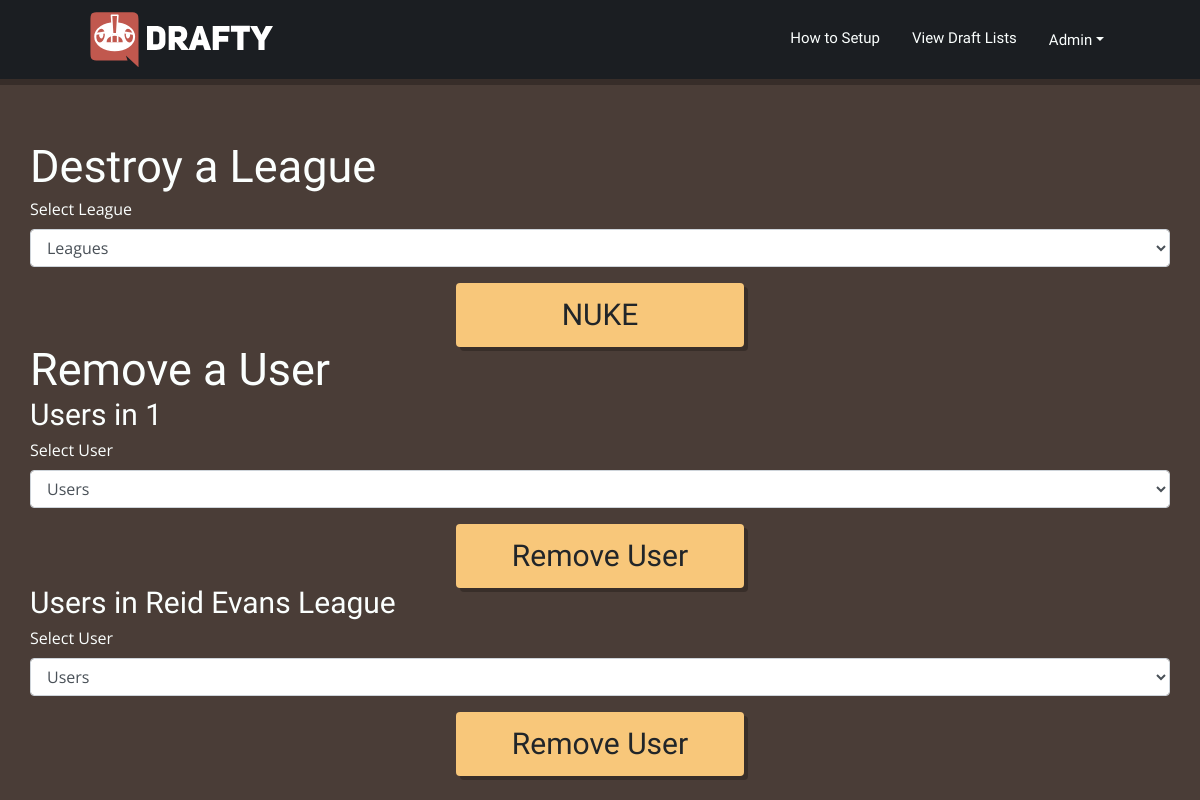
Page /manage_leagues on the earlier database version.
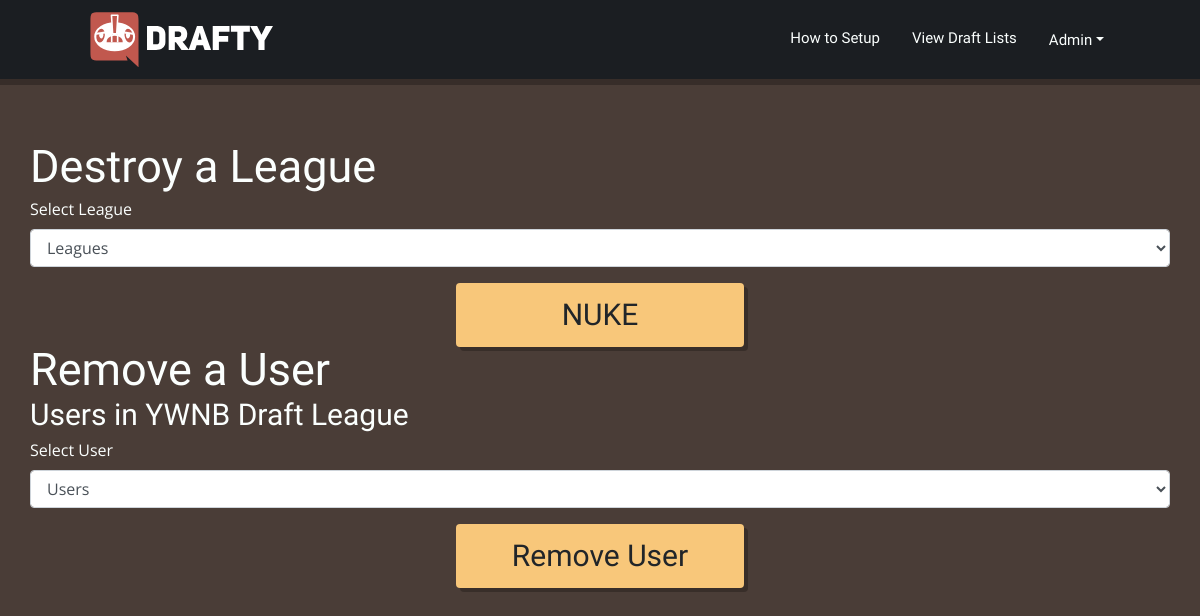
Same page on the later database version.
### db/py/tables.py (models this page shows)
class League(Base):
    __tablename__ = "league"
    id = Column('id', Integer, primary_key=True)
    name = Column('name', String(256), unique=True)
    format =  Column('format', String(20))
    dlist_id = Column('dlist_id', Integer, ForeignKey('draftlist.id'))
    users = relationship("User", cascade="all,delete", backref="league")
    matches_leagues = relationship("MatchLeague", cascade="all,delete", backref="league")

### web_app/__init__.py (the view, shortened to what this page needs)
@app.route('/manage_leagues', methods=["GET", "POST"])
def manage_leagues():
  q = Query(file_path)
  lgs = q.fetch_leagues()
  users = q.fetch_users()
  return render_template('./admin/manage_leagues.html', lgs=lgs, users=users)

### web_app/py/queries.py (called while the page is built)
  def fetch_leagues(self):
    lgs = session.query(League).all()
    return lgs

  def fetch_users(self):
    return session.query(User).all()

### web_app/templates/admin/manage_leagues.html (shortened to what this page needs)
{% extends "_base.html" %}
{% block body %}
<main class="contact">
  <section class="manage-league">
    <div class="container">
      <div class="row align-self-center">
        <h1>Destroy a League</h1>
      </div>
      <form action="#" method="POST">
        <div class="form-group">
        <div class="row align-self-center">
          <label>Select League</label></br>
        </div>
        <div class="row align-self-center">
          <select class="form-control" id="del-league" name="del-league" placeholder="Select a league" required>
            <option value="" selected disabled>Leagues</option>
          </select>
        </div>
      </div>
        <center><button name="del-league" type="submit" class="btn submit-league" id="submit">NUKE</button></center>
      </form>
      <div class="row align-self-center">
        <h1>Remove a User</h1>
      </div>
      <form action="#" method="POST">
        <div class="form-group">
          {% for lg in lgs %}
         <div class="row align-self-center">
        <h2>Users in {{ lg.name }}</h2>
        </div>
        <div class="row align-self-center">
          <label>Select User</label></br>
        </div>
        <div class="row align-self-center">
          <select class="form-control" id="del-user" name="del-user" placeholder="Select a user">
            <option value="" selected disabled>Users</option>
          </select>
        </div>
          <center><button name="del-user" type="submit" class="btn submit-league remove" id="submit">Remove User</button></center>
          {% endfor %}
        </div>
      </form>
    </div>
    </section>
</main>
{% endblock %}

### web_app/templates/_base.html (shortened to what this page needs)
<!DOCTYPE html>
<head>
    <link rel="stylesheet" href="{{url_for('static', filename='node_modules/bootstrap/dist/css/bootstrap.min.css')}}">
    <link rel="stylesheet" href="{{url_for('static', filename='css/style.css')}}">
</head>
<body>
  <header class="header">
    <div class="menu">
      <nav class="navbar fixed-top navbar-expand-lg ">
      <a class="navbar-brand" href="/"><img src="../static/images/logo_text.svg" alt="Image failed to load"></img></a>
      <div class="collapse navbar-collapse" id="navbarNav">
        <ul class="navbar-nav">
          <li class="nav-item">
            <a class="nav-link" href="/how_to_setup">How to Setup</a>
          </li>
          <li class="nav-item">
            <a class="nav-link" href="/draftlists">View Draft Lists</a>
          </li>
          <li class="nav-item dropdown" aria-labelledby="dropdownMenuButton">
            <a class="nav-link dropdown-toggle" id="navbarDropdown" role="button">Admin</a>
          </li>
        </ul>
      </div>
      </nav>
    </div>
  </header>
    {% block body %}{% endblock %}
</body>

### web_app/static/css/partials/_global.css (style rules this page uses)
html,body { margin: 0%; box-sizing: border-box; background-color: var(--dark); width: 100%; height: 100%; font-family:"Open Sans"; overflow-x: hidden; color: var(--my-white); }
h1 { font: normal 500 45px/45px "Work Sans"; }
h2 { font: normal 500 30px/30px "Work Sans"; }
.container { padding-top: 12%; }

### web_app/static/css/navbar.css (style rules this page uses)
.navbar { background-color: var(--my-black); box-shadow: 0px 6px rgba(0, 0, 0, 0.25); }
.header .menu .navbar .navbar-brand { padding: 0 .5rem 0 .5rem; border-radius:100%; }
.header .menu .navbar { padding: .75rem 5rem; }
.header .menu .nav-item .nav-link { font: normal 500 15px/2px "Work Sans"; padding: 1rem; color: var(--my-white); }
.header .menu .navbar-nav a { transition: all 0.25s ease .1s; }
.header .navbar-brand img { width: 12rem; }

### web_app/static/css/admin.css (style rules this page uses)
.btn { background-color: var(--tertiary-color); width: 10rem; box-shadow: 4px 4px rgba(0, 0, 0, 0.25); }
.submit-league { font: normal 500 30px/50px "Work Sans"; width: 18rem; }
.remove { margin-top: 1rem; }

Differences in the rows shown:
removed League: name "Reid Evans League"
changed League: name "1" → "YWNB Draft League"
